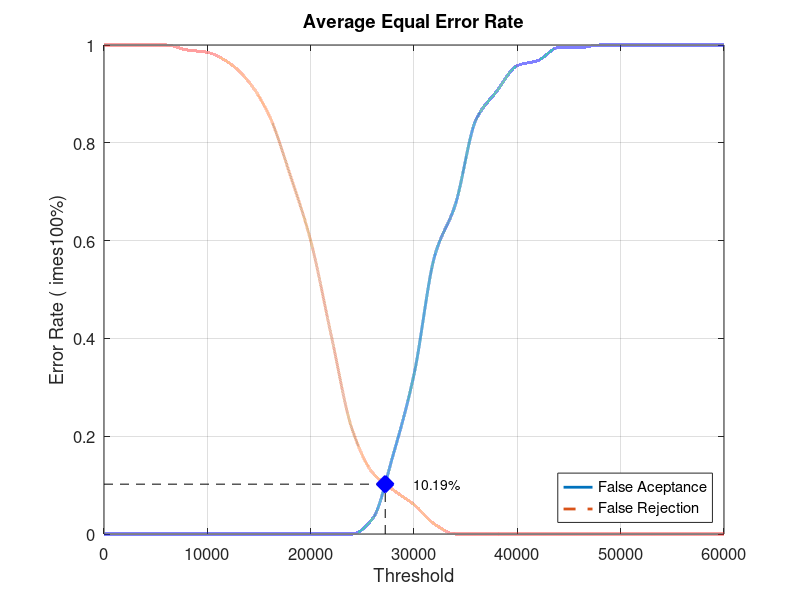
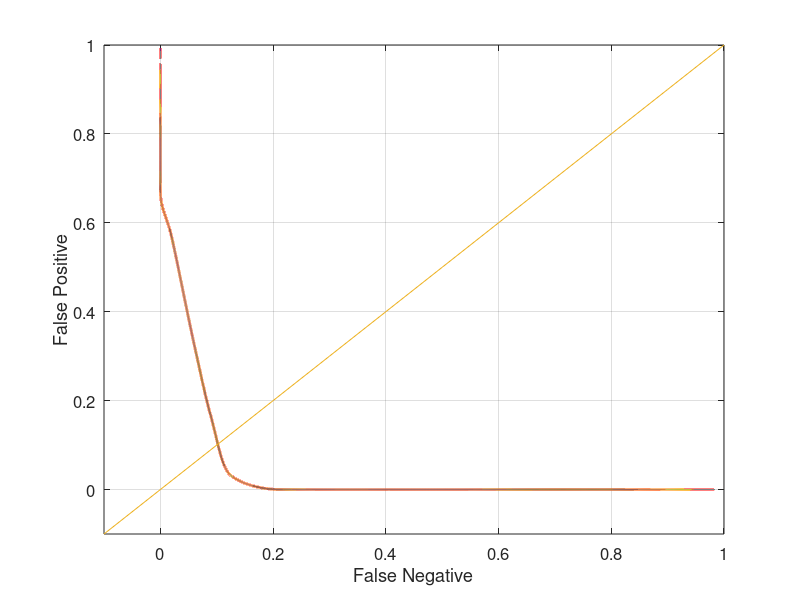

The MATLAB source for these figures, in order:
close all;
clear;
clc;
x = 0:2000:60000;
xq = 0:0.5:60000;

y0 = [0 0 0 0 0 0 0 0 0 0 0 0 0 0.0315789 0.163158 0.326316 0.568421 0.673684 0.847368 0.905263 0.957895 0.968421 0.994737 0.994737 1 1 1 1 1 1 1]
yy0 = interp1(x, y0, xq, 'pchip');
y1 = [1 1 1 1 0.99 0.985 0.965 0.925 0.855 0.735 0.6 0.405 0.215 0.125 0.09 0.06 0.02 0 0 0 0 0 0 0 0 0 0 0 0 0 0]
yy1 = interp1(x, y1, xq, 'pchip');

% Calculating EER: 
y2 = abs(y0 - y1);
find(y2 == min(y2))
yy2 = abs(yy0 - yy1);
xEER = find(yy2 == min(yy2));
xEERIndex = xq(xEER) % X-axis EER
yEER = yy0(xEER) % Y-axis EER

main = figure
plot(xq, yy0,'-','LineWidth', 2);	hold on
plot(xq, yy1,'--','LineWidth', 2);	hold on
plot([xEERIndex xEERIndex], [0 yEER], 'k--');	hold on
plot([0 xEERIndex], [yEER yEER], 'k--');	hold on
plot(xEERIndex, yEER, 'bx', 'LineWidth', 10);	hold on
text(xEERIndex + 10 * xEERIndex / 100, yEER, [num2str(round((10000 * yEER)) / 100) '%'])
legend('False Aceptance', 'False Rejection', 'Location', 'SouthEast')
xlabel('Threshold')
ylabel('Error Rate (	imes100%)')
title('Average Equal Error Rate')
set(gca, 'FontSize', 12)
axis([0 60000 0 1])
grid on

print(main, 'Database5_2Main', '-dpng');
FNRxFPR = figure('Color', [1 1 1]);
plot(yy1, yy0, '-', yy1, yy0, 'LineWidth', 2);
hold on
y = -0.1:0.1:1
plot(y, y); 
set(gca, 'FontSize', 12)
xlabel('False Negative')
ylabel('False Positive')
axis([-0.1 1 -0.1 1])
set(gca, 'FontSize', 12)
grid on

print(FNRxFPR, 'Database5_2FNRxFPR','-dpng');
